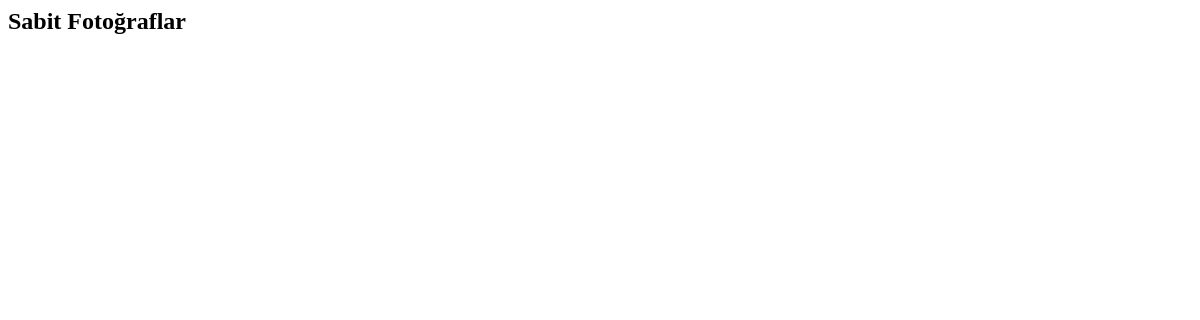
/admin/tabs/editStaticPhoto.php, run on an earlier commit of the app's database.
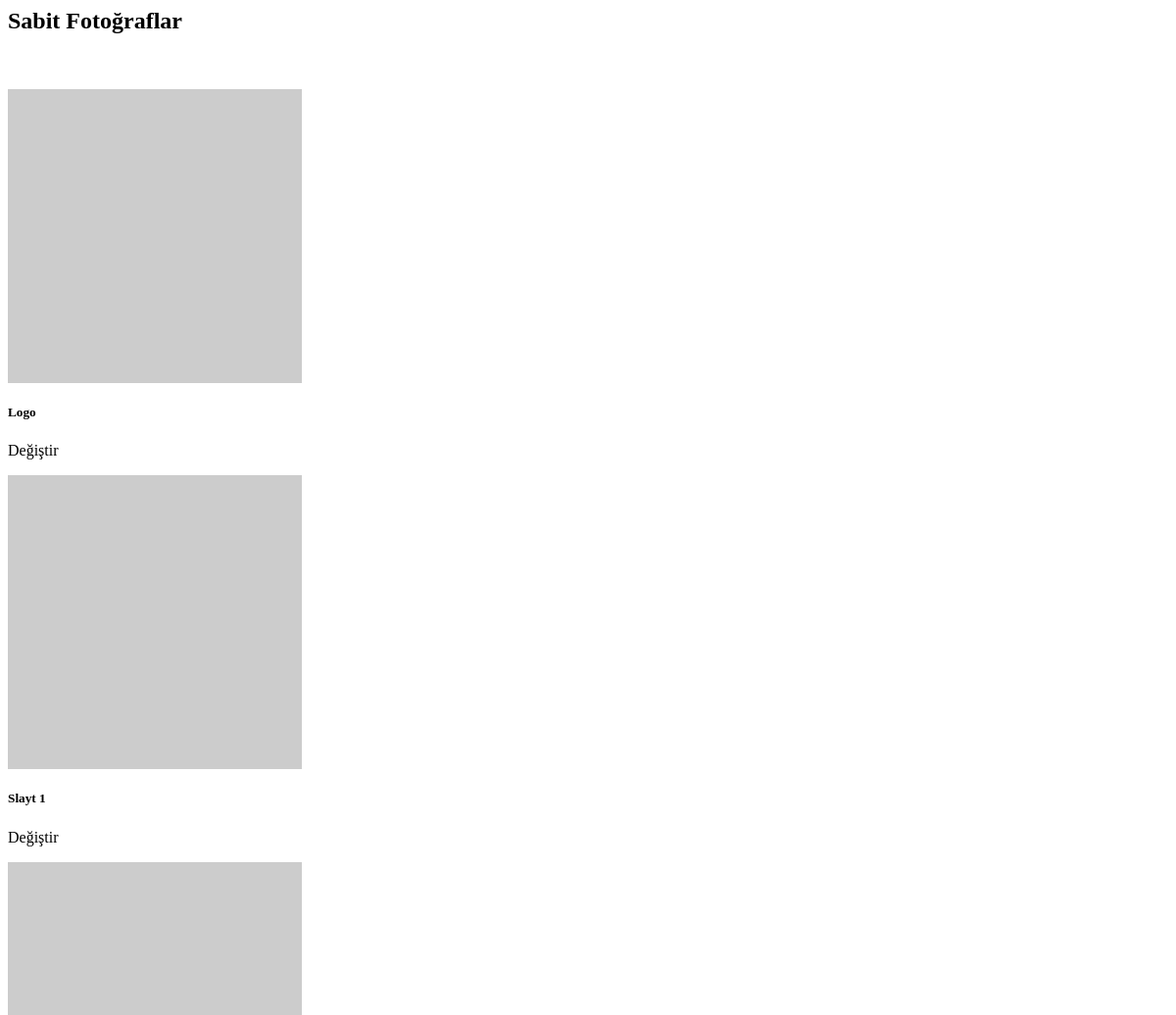
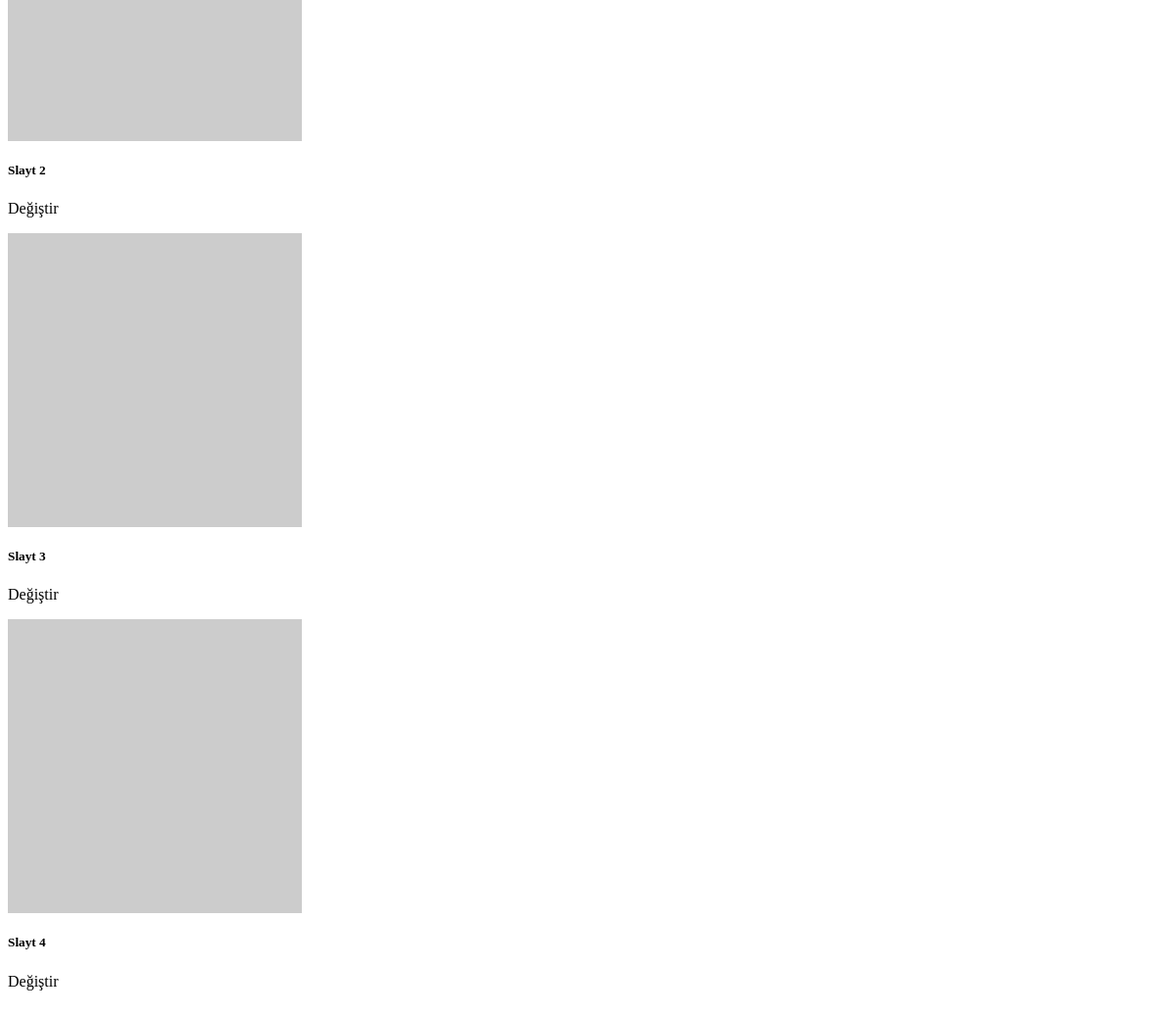
And on a later commit of the database (2 pictures, top to bottom).
### tables this page shows
CREATE TABLE `StaticPhotos` (
  `id` int NOT NULL,
  `photo_name` varchar(64) NOT NULL,
  `attr_name` varchar(64) NOT NULL,
  `photo` longtext
);

### admin/tabs/editStaticPhoto.php (the view, shortened to what this page needs)
<?php
require_once("../config.php");
$SQL = "SELECT * FROM StaticPhotos ORDER BY id";
$results = $conn->query($SQL);
?>
<div
    class="row d-flex justify-content-between flex-wrap flex-md-nowrap align-items-center pt-3 pb-2 mb-3 border-bottom">
    <h2 class="col h3">Sabit Fotoğraflar</h2>
</div>
<div class="container">
    <div class="card-group">
        <?php while($result = mysqli_fetch_array($results)){
    if($result["photo"]=="") $photo = "https://via.placeholder.com/300";
    else $photo = $result["photo"];
    ?>
        <div class='col-lg-4 col-sm-4 col-md-6 col-xs-12 mt-3'>
            <div class="card mx-1">
                <img src="<?php echo $photo;?>" class="card-img-top">
                <div class="card-body">
                    <h5 class="card-title"><?php echo $result["photo_name"];?></h5>
                    <form action="editStaticPhotoDB.php" method="POST" target="dummyframe"
                        enctype="multipart/form-data">
                        <span class="btn theme-color btn-file text-white">
                            Değiştir <input class="image-button" type="file" name="image" accept="image/*">
                        </span>
                    </form>
                </div>
            </div>
        </div>
        <?php }?>
    </div>
</div>

### admin/tabs/editStaticPhoto.php (style rules this page uses)
.btn-file { position: relative; overflow: hidden; }

What changed in the data, as far as the page shows it:
added staticphotos: photo_name "Logo"
added staticphotos: photo_name "Slayt 1"
added staticphotos: photo_name "Slayt 2"
added staticphotos: photo_name "Slayt 3"
added staticphotos: photo_name "Slayt 4"
